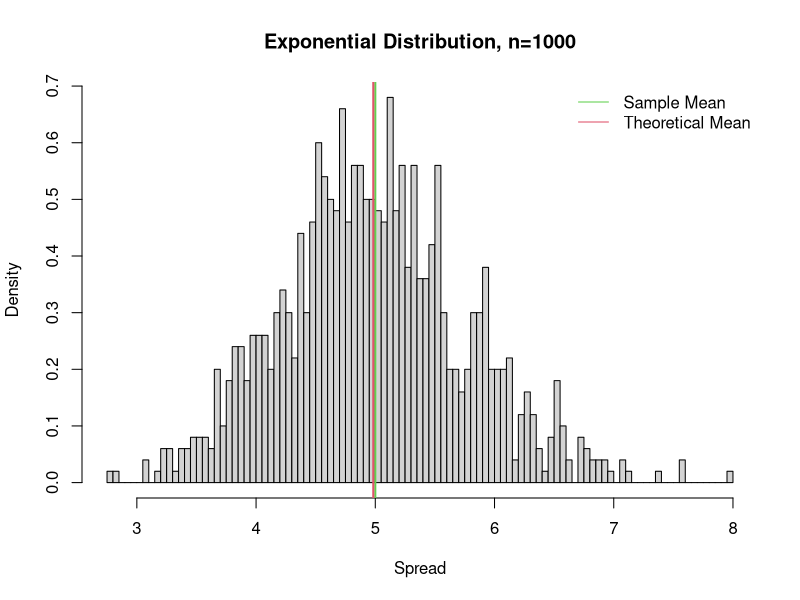
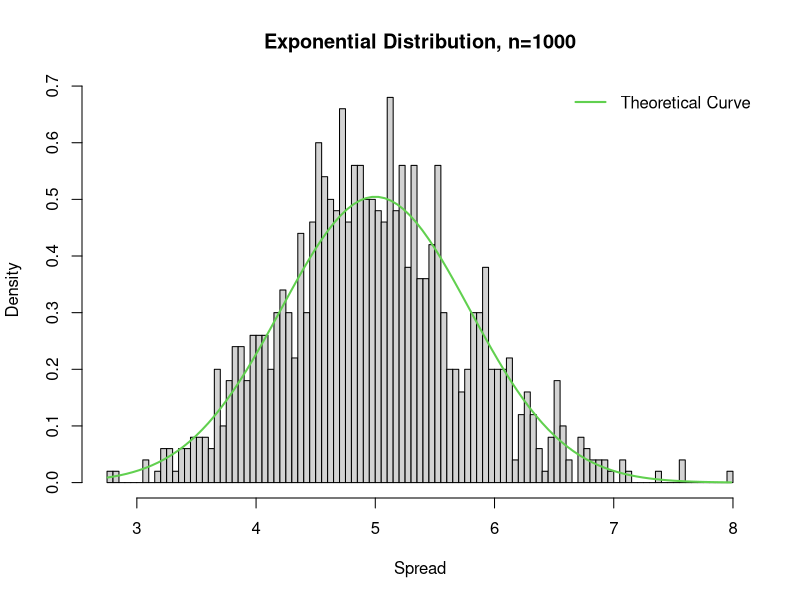
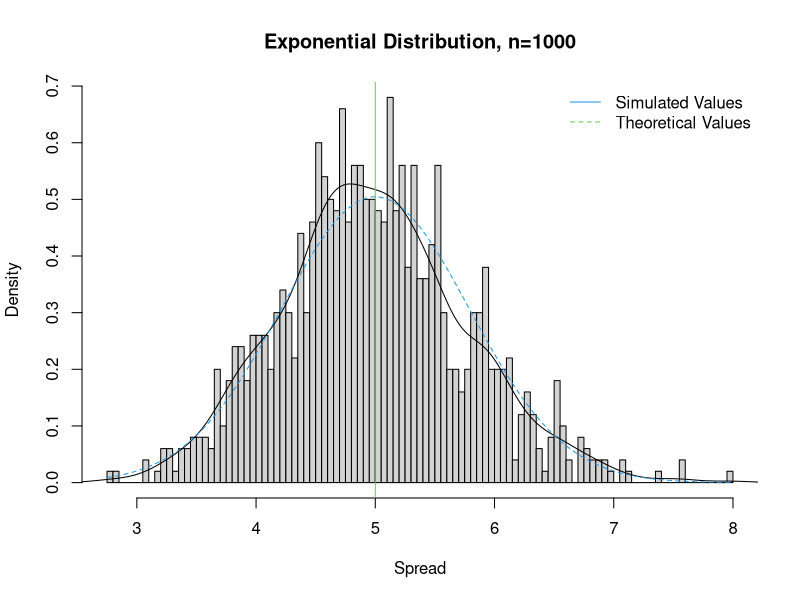
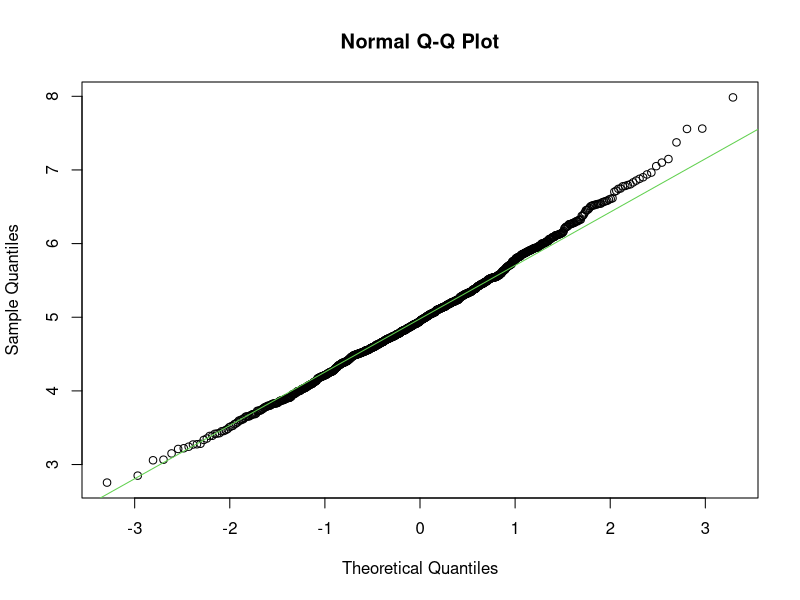

Here is the R script that generated these plots, in order:
## ---- chunk 1
lambda = 0.2
n = 40 
nosim = 1000
set.seed(349)
## ---- chunk 2
exp_sim <- function(n, lambda) {
        mean(rexp(n,lambda))
}

sim <- data.frame(ncol=2,nrow=1000)
names(sim) <- c("Index","Mean")

for (i in 1:nosim) {
        sim[i,1] <- i
        sim[i,2] <- exp_sim(n,lambda)
}
## ---- chunk 3
sample_mean <- mean(sim$Mean)
sample_mean
## ---- chunk 4
theor_mean <- 1/lambda
theor_mean
## ---- chunk 5
hist(sim$Mean, breaks = 100, prob = TRUE, 
     main="Exponential Distribution, n=1000", xlab="Spread")
        abline(v = theor_mean, col= 3, lwd = 2)
        abline(v = sample_mean, col = 2, lwd = 2)
        legend('topright', c("Sample Mean", "Theoretical Mean"), bty = "n",       
                lty = c(1,1), col = c(col = 3, col = 2))
## ---- chunk 6
sample_var <- var(sim$Mean)
theor_var <- ((1/lambda)^2)/40
## ---- chunk 7
sample_var
theor_var
## ---- chunk 8
hist(sim$Mean, breaks = 100, prob = TRUE, 
     main = "Exponential Distribution, n=1000", xlab = "Spread")
        
xfit <- seq(min(sim$Mean), max(sim$Mean), length = 100)
yfit <- dnorm(xfit, mean = 1/lambda, sd = (1/lambda/sqrt(40)))
        lines(xfit, yfit, pch = 22, col = 3, lwd = 2)
        legend('topright', c("Theoretical Curve"), lty = 1,lwd = 2, 
                bty = "n", col = 3)
## ---- chunk 9
hist(sim$Mean, breaks = 100, prob = TRUE, 
     main = "Exponential Distribution, n=1000", xlab = "Spread")
        lines(density(sim$Mean))
        abline(v = 1/lambda, col = 3)
        
xfit <- seq(min(sim$Mean), max(sim$Mean), length = 100)
yfit <- dnorm(xfit, mean = 1/lambda, sd = (1/lambda/sqrt(40))) 
        lines(xfit, yfit, pch = 22, col = 4, lty = 2)
        legend('topright', c("Simulated Values", "Theoretical Values"), 
                bty = "n", lty = c(1,2), col = c(4, 3))
## ---- chunk 10
qqnorm(sim$Mean, main ="Normal Q-Q Plot")
qqline(sim$Mean, col = "3")
